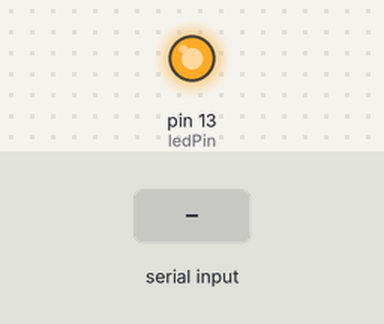
Simulated run of this sketch. Board: Arduino Uno, built with avr-gcc and run on an emulated ATmega328P. On the bench: output pins drawn as LEDs (lit = HIGH). Dashed ring = blinking. The inputs (shaded band) are chosen by the test bench.

Above: at 1.2 s.
1.3 s: "5\n" received over Serial
At 1.96 s:
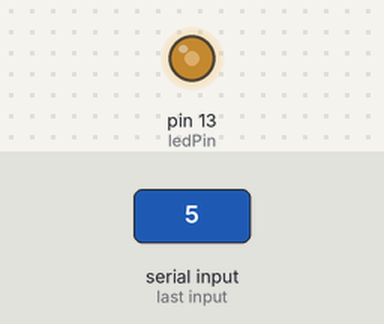
4.3 s: "90\n" received over Serial
At 4.52 s:
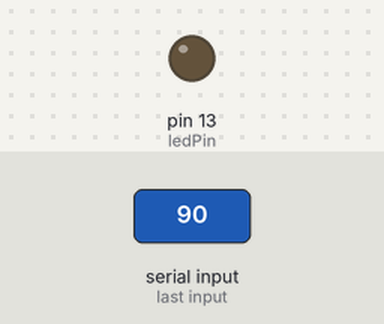
7.3 s: "90,45\n" received over Serial
8.8 s: "200\n" received over Serial
At 9.1 s:
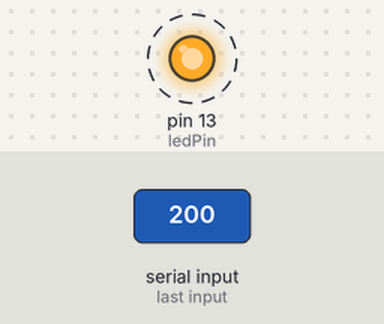
Timing chart, 0 to 12.8 s (numbered marks = the images above; inputs shaded):
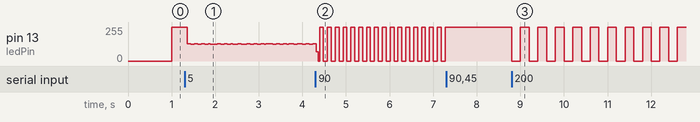

Measured:
- after the input at 7.3 s, pin 13 (ledPin): stops changing and stays 255/255
- after the input at 8.8 s, pin 13 (ledPin): alternates 255/255 for 0.20 s and 0/255 for 0.20 s, starting at once
- by itself, pin 13 (ledPin): moves between 0/255 and 255/255, repeating every 0.54 s

The sketch:

task_3_bbbArduino.ino
```cpp
const int ledPin =  13;      // the number of the LED pin

// Variables will change:
int ledState = LOW;             // ledState used to set the LED
long previousMillis = 0;        // will store last time LED was updated

String inputString = "";         // a String to hold incoming data
bool stringComplete = false;  // whether the string is complete

// the follow variables is a long because the time, measured in miliseconds,
// will quickly become a bigger number than can be stored in an int.
long interval = 1000;           // interval at which to blink (milliseconds)

void setup() {
  // set the digital pin as output:
  pinMode(ledPin, OUTPUT);
   Serial.begin(9600);  // initialize the uart interface with 9600 BR
  // reserve 200 bytes for the inputString:
  inputString.reserve(200);
}

void loop()
{
  // here is where you'd put code that needs to be running all the time.
   // check to see if it's time to blink the LED; that is, if the
  // difference between the current time and last time you blinked
  // the LED is bigger than the interval at which you want to
  // blink the LED.
  unsigned long currentMillis = millis();

  if(currentMillis - previousMillis >= interval) {
    // save the last time you blinked the LED
    previousMillis = currentMillis;

    // if the LED is off turn it on and vice-versa:
    if (ledState == LOW)
      ledState = HIGH;
    else
      ledState = LOW;

    // set the LED with the ledState of the variable:
    digitalWrite(ledPin, ledState);
  }
  if (stringComplete) {
    //Serial.println(inputString);
    // clear the string:
    interval = inputString.toInt();
    inputString = "";
    stringComplete = false;
  }
}

void serialEvent() {
  while (Serial.available()) {
    // get the new byte:
    int inChar = (char)Serial.read();
    if (isDigit(inChar)) {
      // convert the incoming byte to a char and add it to the string:
      inputString += (char)inChar;
    }
    // if the incoming character is a newline, set a flag so the main loop can
    // do something about it:
    if (inChar == '\n') {
      stringComplete = true;
    }
  }
}
```
